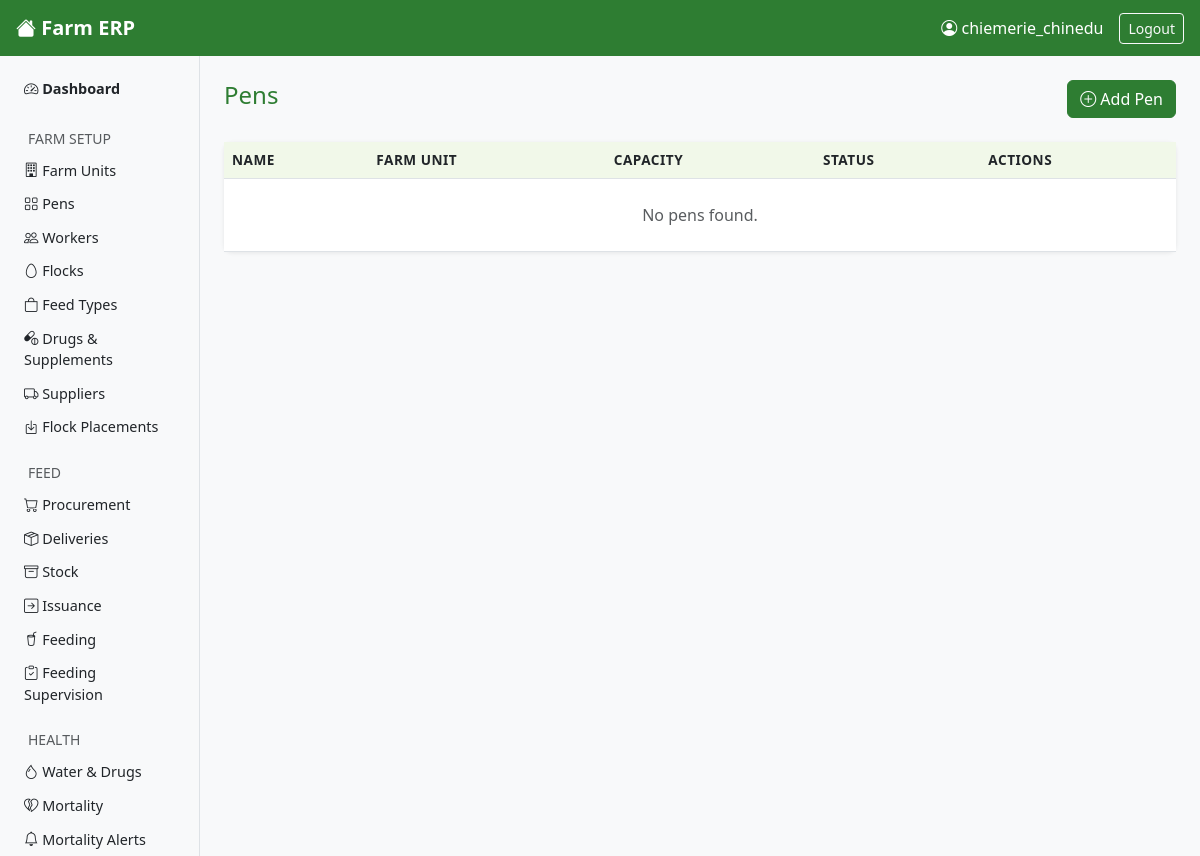
/pens/ (signed in), run on an earlier commit of the app's database.
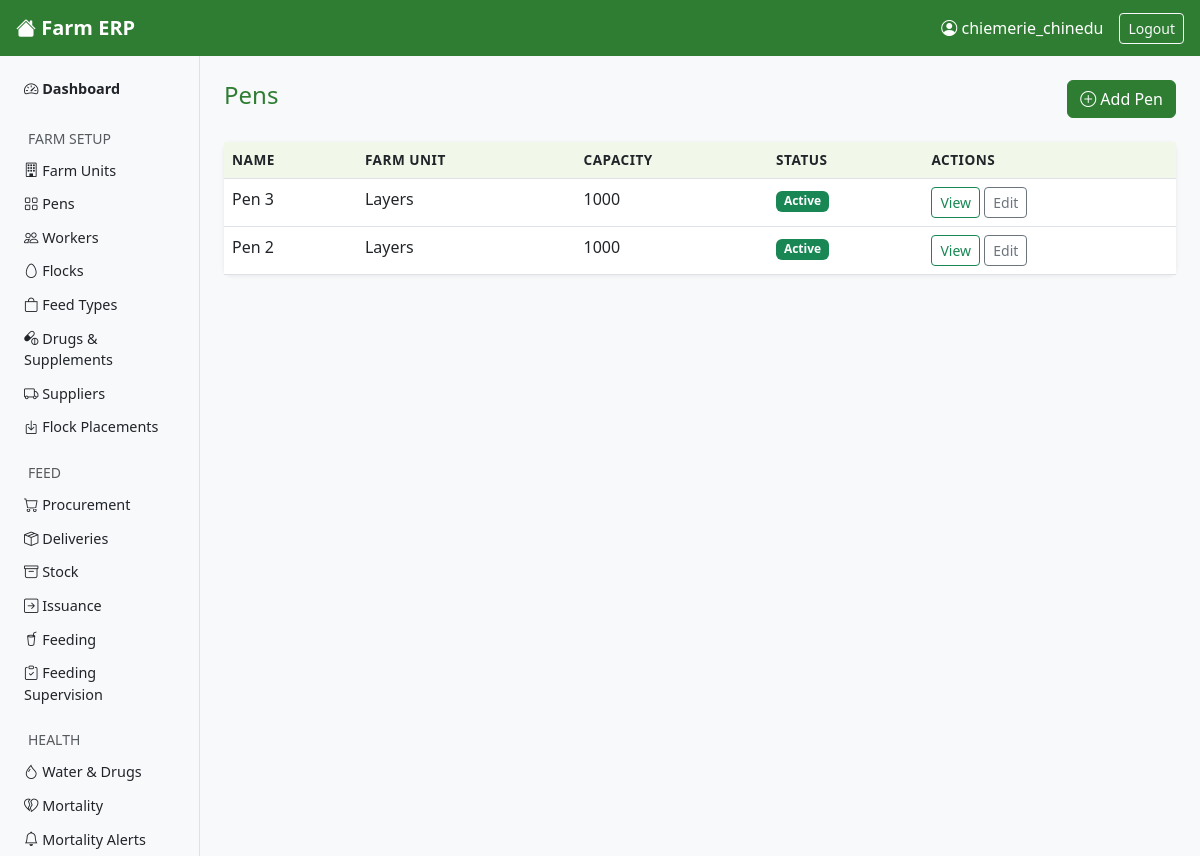
And on a later commit of the database.
### core/models.py (models this page shows, shortened)
class Pen(models.Model):
    name = models.CharField(max_length=100)
    farm_unit = models.ForeignKey(
        FarmUnit,
        on_delete=models.PROTECT,
        related_name='pens'
    )
    capacity = models.PositiveIntegerField()
    is_active = models.BooleanField(default=True)

class FarmUnit(models.Model):
    name = models.CharField(max_length=100)
    description = models.TextField(blank=True)

### core/views.py (the view)
# urls.py: path('pens/', views.PenListView.as_view(), name='pen-list'),
class PenListView(LoginRequiredMixin, ListView):
    model = Pen
    template_name = 'core/pen_list.html'
    context_object_name = 'pens'

### core/templates/core/pen_list.html (shortened to what this page needs)
{% extends 'core/base.html' %}
{% block content %}
<div class="d-flex justify-content-between align-items-center mb-4">
    <h4>Pens</h4>
    <a href="{% url 'pen-create' %}" class="btn btn-success">
        <i class="bi bi-plus-circle"></i> Add Pen
    </a>
</div>
<div class="card">
    <div class="card-body p-0">
        <table class="table table-hover mb-0">
            <thead>
                <tr>
                    <th>Name</th>
                    <th>Farm Unit</th>
                    <th>Capacity</th>
                    <th>Status</th>
                    <th>Actions</th>
                </tr>
            </thead>
            <tbody>
                {% for pen in pens %}
                <tr>
                    <td>{{ pen.name }}</td>
                    <td>{{ pen.farm_unit.name }}</td>
                    <td>{{ pen.capacity }}</td>
                    <td>
                        {% if pen.is_active %}
                            <span class="badge bg-success">Active</span>
                        {% else %}
                            <span class="badge bg-secondary">Inactive</span>
                        {% endif %}
                    </td>
                    <td>
                        <a href="{% url 'pen-detail' pen.pk %}" class="btn btn-sm btn-outline-success">View</a>
                        <a href="{% url 'pen-update' pen.pk %}" class="btn btn-sm btn-outline-secondary">Edit</a>
                    </td>
                </tr>
                {% empty %}
                <tr>
                    <td colspan="5" class="text-center text-muted py-4">No pens found.</td>
                </tr>
                {% endfor %}
            </tbody>
        </table>
    </div>
</div>
{% endblock %}

### core/templates/core/base.html (shortened to what this page needs)
<!DOCTYPE html>
<html lang="en">
<head>
    <link href="https://cdn.jsdelivr.net/npm/bootstrap@5.3.0/dist/css/bootstrap.min.css" rel="stylesheet">
    <link href="https://cdn.jsdelivr.net/npm/bootstrap-icons@1.10.0/font/bootstrap-icons.css" rel="stylesheet">
    {% load static %}
    <link rel="stylesheet" href="{% static 'core/css/main.css' %}">
</head>
<body>
<nav class="navbar navbar-dark bg-success px-3">
    <a class="navbar-brand fw-bold" href="{% url 'dashboard' %}">
        <i class="bi bi-house-fill"></i> Farm ERP
    </a>
    <div class="d-flex align-items-center text-white">
        <span class="me-3"><i class="bi bi-person-circle"></i> {{ request.user.username }}</span>
        <a href="{% url 'logout' %}" class="btn btn-outline-light btn-sm">Logout</a>
    </div>
</nav>
<div class="container-fluid">
    <div class="row">
        <nav class="col-md-2 d-none d-md-block bg-light sidebar py-3 min-vh-100">
            <ul class="nav flex-column">
                <li class="nav-item mb-1">
                    <a class="nav-link text-dark fw-bold" href="{% url 'dashboard' %}">
                        <i class="bi bi-speedometer2"></i> Dashboard
                    </a>
                </li>
                <li class="nav-item mt-3 mb-1">
                    <span class="text-muted small px-3">FARM SETUP</span>
                </li>
                <li class="nav-item">
                    <a class="nav-link text-dark" href="{% url 'farmunit-list' %}">
                        <i class="bi bi-building"></i> Farm Units
                    </a>
                </li>
                <li class="nav-item">
                    <a class="nav-link text-dark" href="{% url 'pen-list' %}">
                        <i class="bi bi-grid"></i> Pens
                    </a>
                </li>
                <li class="nav-item">
                    <a class="nav-link text-dark" href="{% url 'worker-list' %}">
                        <i class="bi bi-people"></i> Workers
                    </a>
                </li>
                <li class="nav-item">
                    <a class="nav-link text-dark" href="{% url 'flock-list' %}">
                        <i class="bi bi-egg"></i> Flocks
                    </a>
                </li>
                <li class="nav-item">
                    <a class="nav-link text-dark" href="{% url 'feedtype-list' %}">
                        <i class="bi bi-bag"></i> Feed Types
                    </a>
                </li>
                <li class="nav-item">
                    <a class="nav-link text-dark" href="{% url 'drugandsupplement-list' %}">
                        <i class="bi bi-capsule-pill"></i> Drugs & Supplements
                    </a>
                </li>
                <li class="nav-item">
                    <a class="nav-link text-dark" href="{% url 'supplier-list' %}">
                        <i class="bi bi-truck"></i> Suppliers
                    </a>
                </li>
                <li class="nav-item">
                    <a class="nav-link text-dark" href="{% url 'flockplacement-list' %}">
                        <i class="bi bi-box-arrow-in-down"></i> Flock Placements
                    </a>
                </li>
                <li class="nav-item mt-3 mb-1">
                    <span class="text-muted small px-3">FEED</span>
                </li>
                <li class="nav-item">
                    <a class="nav-link text-dark" href="{% url 'feedprocurement-list' %}">
                        <i class="bi bi-cart"></i> Procurement
                    </a>
                </li>
                <li class="nav-item">
                    <a class="nav-link text-dark" href="{% url 'feeddelivery-list' %}">
                        <i class="bi bi-box-seam"></i> Deliveries
                    </a>
                </li>
                <li class="nav-item">
                    <a class="nav-link text-dark" href="{% url 'feedstock-list' %}">
                        <i class="bi bi-archive"></i> Stock
                    </a>
                </li>
                <li class="nav-item">
                    <a class="nav-link text-dark" href="{% url 'feedissuance-list' %}">
                        <i class="bi bi-arrow-right-square"></i> Issuance
                        </a>
                </li>
                <li class="nav-item">
                    <a class="nav-link text-dark" href="{% url 'penfeedingactivity-list' %}">
                        <i class="bi bi-cup-straw"></i> Feeding
                    </a>
                </li>
                <li class="nav-item">
                    <a class="nav-link text-dark" href="{% url 'penfeedingsupervision-list' %}">
                        <i class="bi bi-clipboard-check"></i> Feeding Supervision
                    </a>
                </li>
                <li class="nav-item mt-3 mb-1">
                    <span class="text-muted small px-3">HEALTH</span>
                </li>
                <li class="nav-item">
                    <a class="nav-link text-dark" href="{% url 'watertreatmentlog-list' %}">
                        <i class="bi bi-droplet"></i> Water & Drugs
                    </a>
                </li>
                <li class="nav-item">
                    <a class="nav-link text-dark" href="{% url 'mortalityrecord-list' %}">
                        <i class="bi bi-heartbreak"></i> Mortality
                    </a>
                </li>
                <li class="nav-item">
                    <a class="nav-link text-dark" href="{% url 'mortalityalert-list' %}">
                        <i class="bi bi-bell"></i> Mortality Alerts
                    </a>
                </li>
            </ul>
        </nav>
        <main class="col-md-10 ms-sm-auto px-4 py-4">
            {% block content %}
            {% endblock %}
        </main>
    </div>
</div>
</body>
</html>

### core/templates/core/css/main.css (style rules this page uses)
body { font-family: 'Segoe UI', sans-serif; background-color: #f8f9fa; }
.sidebar { position: sticky; top: 0; height: 100vh; overflow-y: auto; border-right: 1px solid #dee2e6; }
.sidebar .nav-link { padding: 6px 12px; border-radius: 4px; font-size: 0.9rem; }
.card { border: none; box-shadow: 0 1px 4px rgba(0,0,0,0.08); border-radius: 8px; }
.table th { background-color: #f1f8e9; font-size: 0.85rem; text-transform: uppercase; letter-spacing: 0.5px; }
.btn-success { background-color: #2e7d32; border-color: #2e7d32; }
.navbar { background-color: #2e7d32 !important; }
h4, h5 { color: #2e7d32; }

What changed in the data, as far as the page shows it:
added Pen: name "Pen 3", farm_unit.name "Layers", capacity "1000", is_active "Active"
added Pen: name "Pen 2", farm_unit.name "Layers", capacity "1000", is_active "Active"
Also different on the page:
text no longer shown: "No pens found."
